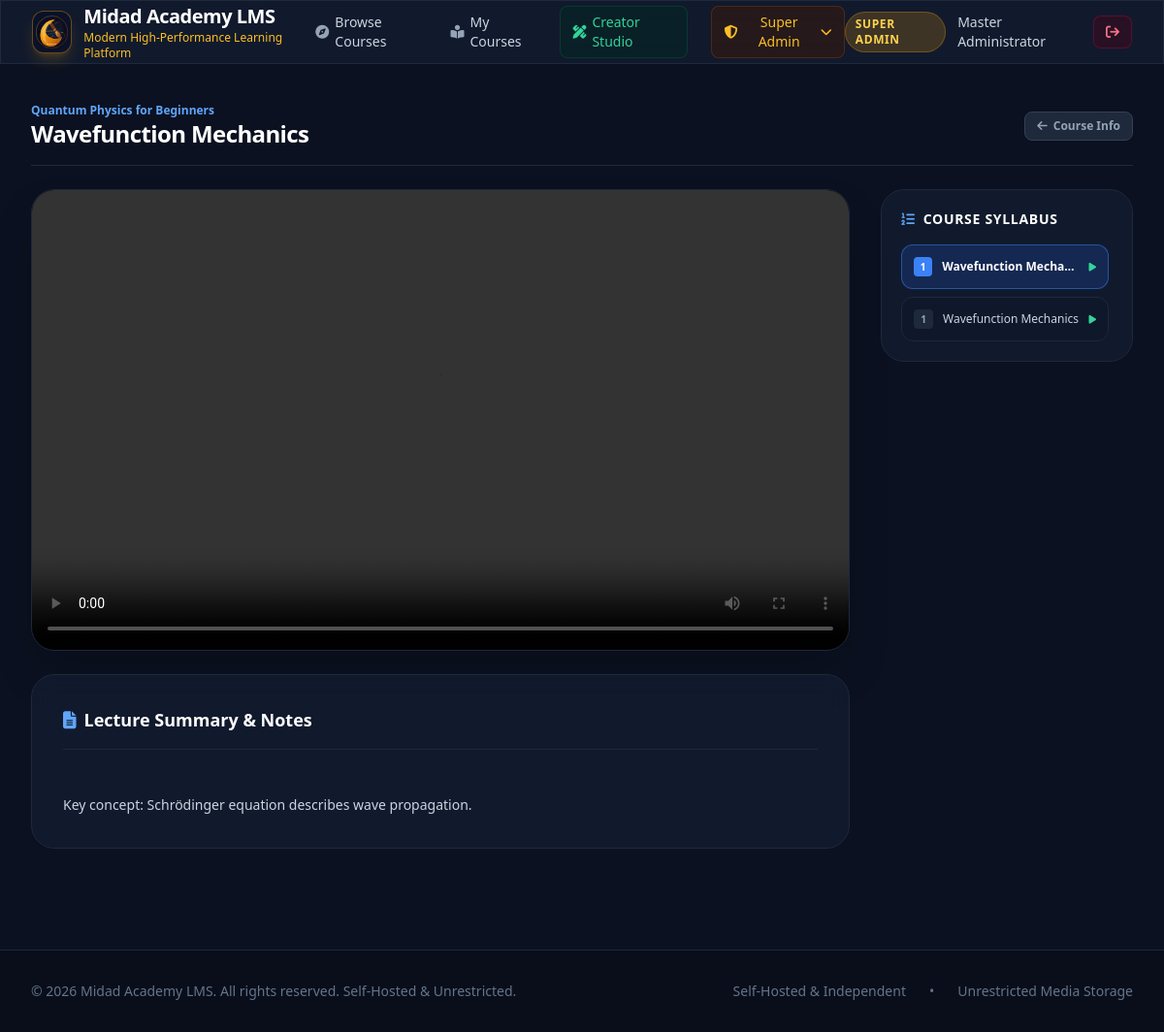
/learn/quantum-physics-for-beginners-705 (signed in), run on the app's committed database.
### tables this page shows
CREATE TABLE settings (
        key TEXT PRIMARY KEY,
        value TEXT NOT NULL
    );

CREATE TABLE users (
        id INTEGER PRIMARY KEY AUTOINCREMENT,
        email TEXT UNIQUE NOT NULL,
        name TEXT NOT NULL,
        password_hash TEXT NOT NULL,
        role TEXT NOT NULL DEFAULT 'student',
        created_at TIMESTAMP DEFAULT CURRENT_TIMESTAMP
    );

CREATE TABLE courses (
        id INTEGER PRIMARY KEY AUTOINCREMENT,
        title TEXT NOT NULL,
        slug TEXT UNIQUE NOT NULL,
        description TEXT,
        instructor_id INTEGER NOT NULL,
        cover_image TEXT,
        category TEXT DEFAULT 'Technology',
        price REAL DEFAULT 0.0,
        is_published INTEGER DEFAULT 1,
        created_at TIMESTAMP DEFAULT CURRENT_TIMESTAMP,
        FOREIGN KEY (instructor_id) REFERENCES users(id) ON DELETE CASCADE
    );

CREATE TABLE lessons (
        id INTEGER PRIMARY KEY AUTOINCREMENT,
        course_id INTEGER NOT NULL,
        title TEXT NOT NULL,
        order_index INTEGER DEFAULT 1,
        video_url TEXT,
        notes TEXT,
        pdf_url TEXT,
        created_at TIMESTAMP DEFAULT CURRENT_TIMESTAMP,
        FOREIGN KEY (course_id) REFERENCES courses(id) ON DELETE CASCADE
    );

### app.py (the view)
@app.route("/learn/<slug>")
@login_required
def learn_course(slug):
    conn = db.get_db_connection()
    course = conn.execute("SELECT * FROM courses WHERE slug = ?", (slug,)).fetchone()
    if not course:
        conn.close()
        abort(404)
    lessons = conn.execute("SELECT * FROM lessons WHERE course_id = ? ORDER BY order_index ASC", (course["id"],)).fetchall()
    quizzes = conn.execute("SELECT * FROM quizzes WHERE course_id = ?", (course["id"],)).fetchall()
    if not lessons:
        conn.close()
        flash("This course does not have any lessons published yet.", "warning")
        return redirect(url_for("course_detail", slug=slug))
    active_lesson_id = request.args.get("lesson_id")
    active_lesson = None
    if active_lesson_id:
        active_lesson = conn.execute("SELECT * FROM lessons WHERE id = ? AND course_id = ?", (active_lesson_id, course["id"])).fetchone()
    if not active_lesson:
        active_lesson = lessons[0]
    lesson_quiz = conn.execute("SELECT * FROM quizzes WHERE lesson_id = ? LIMIT 1", (active_lesson["id"],)).fetchone()
    conn.close()
    return render_template(
        "course_player.html",
        course=course,
        lessons=lessons,
        quizzes=quizzes,
        active_lesson=active_lesson,
        lesson_quiz=lesson_quiz
    )

### app.py (called while the page is built)
@app.context_processor
def inject_global_data():
    settings = db.get_settings()
    current_user = None
    if "user_id" in session:
        current_user = db.get_user_by_id(session["user_id"])
    return dict(settings=settings, current_user=current_user)

def login_required(f):
    @wraps(f)
    def decorated_function(*args, **kwargs):
        if "user_id" not in session:
            flash("Please sign in to access this page.", "warning")
            return redirect(url_for("login", next=request.url))
        return f(*args, **kwargs)
    return decorated_function

### database.py (called while the page is built)
def get_db_connection():
    conn = sqlite3.connect(DB_PATH)
    conn.row_factory = sqlite3.Row
    conn.execute("PRAGMA foreign_keys = ON")
    return conn

def get_settings():
    conn = get_db_connection()
    rows = conn.execute("SELECT key, value FROM settings").fetchall()
    conn.close()
    return {row["key"]: row["value"] for row in rows}

def get_user_by_id(user_id):
    conn = get_db_connection()
    user = conn.execute("SELECT * FROM users WHERE id = ?", (user_id,)).fetchone()
    conn.close()
    return user

### templates/course_player.html (shortened to what this page needs)
{% extends "base.html" %}
{% block content %}
<div class="max-w-7xl mx-auto px-4 sm:px-6 lg:px-8 py-6">
    <div class="flex items-center justify-between pb-4 border-b border-slate-800 mb-6">
        <div>
            <span class="text-xs font-semibold text-blue-400 block">{{ course.title }}</span>
            <h1 class="text-xl sm:text-2xl font-bold text-white tracking-tight">{{ active_lesson.title }}</h1>
        </div>
        <a href="{{ url_for('course_detail', slug=course.slug) }}" class="text-xs font-semibold text-slate-400 hover:text-white flex items-center gap-1.5 px-3 py-1.5 rounded-lg bg-slate-800 border border-slate-700">
            <i class="fa-solid fa-arrow-left"></i> Course Info
        </a>
    </div>
    <div class="grid grid-cols-1 lg:grid-cols-4 gap-8">
        <div class="lg:col-span-3 space-y-6">
            <div class="glass-card rounded-3xl overflow-hidden border border-slate-800 shadow-2xl bg-black">
                {% if active_lesson.video_url %}
                <div class="aspect-video w-full relative bg-black">
                    <video id="lecture-player" controls preload="metadata" class="w-full h-full object-contain">
                        <source src="{{ active_lesson.video_url }}" type="video/mp4">
                    </video>
                </div>
                {% else %}
                <div class="h-64 flex flex-col items-center justify-center text-slate-500">
                    <i class="fa-solid fa-film text-4xl mb-2"></i>
                    <p class="text-sm">No video lecture attached to this lesson.</p>
                </div>
                {% endif %}
            </div>
            <div class="glass-card p-6 sm:p-8 rounded-3xl border border-slate-800 space-y-6">
                <div class="flex items-center justify-between pb-4 border-b border-slate-800">
                    <h3 class="text-lg font-bold text-white flex items-center gap-2">
                        <i class="fa-solid fa-file-lines text-blue-400"></i> Lecture Summary & Notes
                    </h3>
                </div>
                <div class="text-sm text-slate-300 leading-relaxed space-y-4 whitespace-pre-line font-light">
                    {{ active_lesson.notes or "No notes provided for this lecture." }}
                </div>
            </div>
        </div>
        <div class="space-y-6">
            <div class="glass-card p-5 rounded-3xl border border-slate-800 sticky top-24">
                <h3 class="text-sm font-bold text-white uppercase tracking-wider mb-4 flex items-center gap-2">
                    <i class="fa-solid fa-list-ol text-blue-400"></i> Course Syllabus
                </h3>
                <div class="space-y-2 max-h-[70vh] overflow-y-auto pr-1">
                    {% for l in lessons %}
                    <a href="{{ url_for('learn_course', slug=course.slug, lesson_id=l.id) }}"
                       class="block p-3 rounded-xl border text-xs transition flex items-center justify-between
                       {% if l.id == active_lesson.id %} bg-blue-600/20 border-blue-500/50 text-white font-semibold
                       {% else %} bg-slate-900/50 border-slate-800 text-slate-300 hover:bg-slate-800/60 {% endif %}">
                        <div class="flex items-center space-x-2.5 min-w-0">
                            <span class="w-5 h-5 rounded flex items-center justify-center font-bold text-[10px]
                                {% if l.id == active_lesson.id %} bg-blue-500 text-white {% else %} bg-slate-800 text-slate-400 {% endif %}">
                                {{ l.order_index }}
                            </span>
                            <span class="truncate">{{ l.title }}</span>
                        </div>
                        {% if l.video_url %}
                        <i class="fa-solid fa-play text-[10px] text-emerald-400 ml-2"></i>
                        {% endif %}
                    </a>
                    {% endfor %}
                </div>
            </div>
        </div>
    </div>
</div>
{% endblock %}

### templates/base.html (shortened to what this page needs)
<!DOCTYPE html>
<html lang="en">
<head>
    <script src="https://cdn.tailwindcss.com"></script>
    <link rel="stylesheet" href="https://cdnjs.cloudflare.com/ajax/libs/font-awesome/6.4.0/css/all.min.css">
</head>
<body class="min-h-screen flex flex-col antialiased">
    <header class="sticky top-0 z-50 glass-card border-b border-slate-800">
        <div class="max-w-7xl mx-auto px-4 sm:px-6 lg:px-8">
            <div class="flex items-center justify-between h-16">
                <a href="{{ url_for('index') }}" class="flex items-center space-x-3 group">
                    <div class="w-11 h-11 rounded-xl bg-[#0A1128] border border-amber-500/40 p-0.5 flex items-center justify-center shadow-lg shadow-amber-500/20 group-hover:scale-105 transition overflow-hidden">
                        <img src="{{ url_for('static', filename='images/midad_logo.svg') }}" alt="Midad Academy LMS Logo" class="w-full h-full object-contain">
                    </div>
                    <div>
                        <span class="text-xl font-bold tracking-tight text-white block">{{ settings.site_name }}</span>
                        <span class="text-xs text-amber-400 font-medium hidden sm:block">{{ settings.tagline }}</span>
                    </div>
                </a>
                <nav class="hidden md:flex items-center space-x-6">
                    <a href="{{ url_for('index') }}" class="text-sm font-medium text-slate-300 hover:text-white transition flex items-center gap-1.5">
                        <i class="fa-solid fa-compass text-slate-400"></i> Browse Courses
                    </a>
                    {% if current_user %}
                        <a href="{{ url_for('my_learning') }}" class="text-sm font-medium text-slate-300 hover:text-white transition flex items-center gap-1.5">
                            <i class="fa-solid fa-book-open-reader text-slate-400"></i> My Courses
                        </a>
                        {% if current_user.role in ['instructor', 'super_admin'] %}
                        <a href="{{ url_for('studio') }}" class="text-sm font-medium text-emerald-400 hover:text-emerald-300 transition flex items-center gap-1.5 bg-emerald-950/40 px-3 py-1.5 rounded-lg border border-emerald-800/40">
                            <i class="fa-solid fa-pen-ruler"></i> Creator Studio
                        </a>
                        {% endif %}
                        {% if current_user.role == 'super_admin' %}
                        <div class="relative group">
                            <button class="text-sm font-medium text-amber-400 hover:text-amber-300 transition flex items-center gap-1.5 bg-amber-950/40 px-3 py-1.5 rounded-lg border border-amber-800/40">
                                <i class="fa-solid fa-shield-halved"></i> Super Admin <i class="fa-solid fa-chevron-down text-xs"></i>
                            </button>
                        </div>
                        {% endif %}
                    {% endif %}
                </nav>
                <div class="flex items-center space-x-3">
                    {% if current_user %}
                        <div class="flex items-center space-x-3">
                            <span class="text-xs font-semibold px-2.5 py-1 rounded-full uppercase tracking-wider
                                {% if current_user.role == 'super_admin' %} bg-amber-500/20 text-amber-300 border border-amber-500/30
                                {% elif current_user.role == 'instructor' %} bg-emerald-500/20 text-emerald-300 border border-emerald-500/30
                                {% else %} bg-slate-700/50 text-slate-300 border border-slate-600/30 {% endif %}">
                                {{ current_user.role | replace('_', ' ') }}
                            </span>
                            <span class="text-sm font-medium text-slate-300 hidden lg:inline">{{ current_user.name }}</span>
                            <a href="{{ url_for('logout') }}" class="text-sm font-medium text-rose-400 hover:text-rose-300 transition bg-rose-950/40 px-3 py-1.5 rounded-lg border border-rose-800/40">
                                <i class="fa-solid fa-arrow-right-from-bracket"></i>
                            </a>
                        </div>
                    {% endif %}
                </div>
            </div>
        </div>
    </header>
    <main class="flex-grow">
        {% block content %}{% endblock %}
    </main>
    <footer class="mt-20 border-t border-slate-800 bg-[#090e1a] py-8">
        <div class="max-w-7xl mx-auto px-4 sm:px-6 lg:px-8 flex flex-col md:flex-row items-center justify-between text-sm text-slate-500 gap-4">
            <p>{{ settings.footer_text }}</p>
            <div class="flex items-center space-x-6">
                <span>Self-Hosted & Independent</span>
                <span>•</span>
                <span>Unrestricted Media Storage</span>
            </div>
        </div>
    </footer>
</body>
</html>

### templates/base.html (style rules this page uses)
body { background-color: #0b1120; color: #f8fafc; font-family: system-ui, -apple-system, sans-serif; }
.glass-card { background: rgba(21, 31, 50, 0.7); backdrop-filter: blur(12px); border: 1px solid rgba(255, 255, 255, 0.08); }

### data on the page
settings: site_name "Midad Academy LMS"
settings: tagline "Modern High-Performance Learning Platform"
users: role "SUPER ADMIN", name "Master Administrator"
courses: title "Quantum Physics for Beginners"
lessons: title "Wavefunction Mechanics", notes "Key concept: Schrödinger equation describes wave propagation.", order_index "1", title "Wavefunction Mecha…"
lessons: order_index "1", title "Wavefunction Mechanics"
settings: footer_text "© 2026 Midad Academy LMS. All rights reserved. Self-Hosted & Unrestricted."
